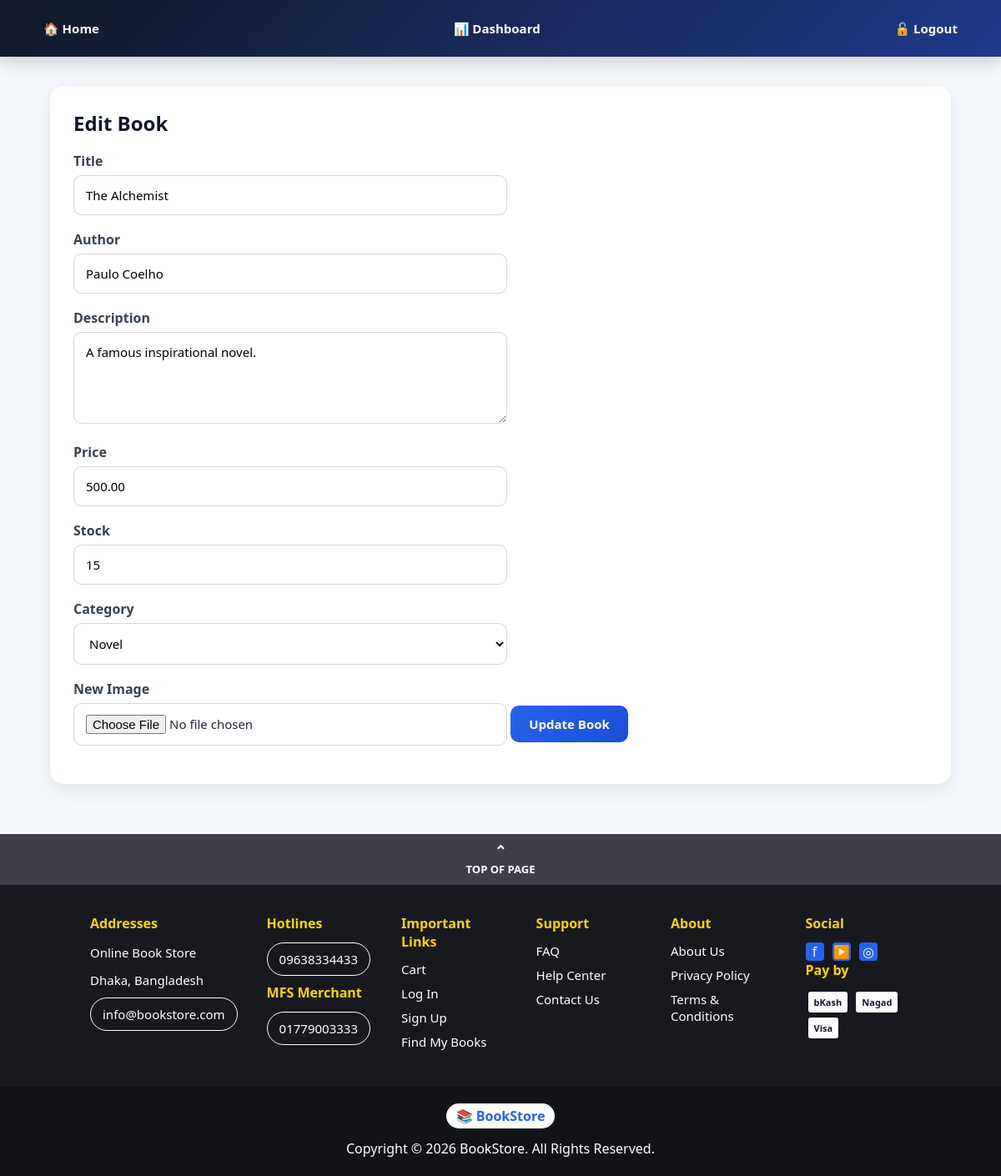
Screenshot of /views/admin/edit_book.php?id=2 (signed in) with the database file from the repository.
### tables this page shows
CREATE TABLE books (
id INT AUTO_INCREMENT PRIMARY KEY,
title VARCHAR(150) NOT NULL,
author VARCHAR(120) NOT NULL,
description TEXT,
price DECIMAL(10,2) NOT NULL,
category_id INT,
image_path VARCHAR(255),
stock INT NOT NULL DEFAULT 0,
created_at TIMESTAMP DEFAULT CURRENT_TIMESTAMP,
FOREIGN KEY (category_id) REFERENCES categories(id)
);

CREATE TABLE categories (
id INT AUTO_INCREMENT PRIMARY KEY,
name VARCHAR(100) NOT NULL UNIQUE,
created_at TIMESTAMP DEFAULT CURRENT_TIMESTAMP
);

### views/admin/edit_book.php (the view, shortened to what this page needs)
<?php
require_once '../../config/database.php';
$id = (int) $_GET['id'];
$stmt = $conn->prepare("SELECT * FROM books WHERE id=?");
$stmt->bind_param("i", $id);
$stmt->execute();
$book = $stmt->get_result()->fetch_assoc();
$categories = $conn->query("SELECT * FROM categories");
?>
<!DOCTYPE html>
<html>
<head>
    <link rel="stylesheet" href="../../public/css/style.css">
</head>
<body>
<div class="navbar">
    <a href="../../index.php">🏠 Home</a>
    <a href="dashboard.php">📊 Dashboard</a>
    <a href="/online_book_store/controllers/logoutController.php">🔓 Logout</a>
</div>
<div class="container">
    <div class="card">
        <h2>Edit Book</h2>
        <form
            method="POST"
            action="../../controllers/updateBookController.php"
            enctype="multipart/form-data"
        >
            <label>Title</label>
            <input type="text" name="title" value="<?php echo $book['title']; ?>">
            <label>Author</label>
            <input type="text" name="author" value="<?php echo $book['author']; ?>">
            <label>Description</label>
            <textarea name="description"><?php echo $book['description']; ?></textarea>
            <label>Price</label>
            <input type="number" step="0.01" name="price" value="<?php echo $book['price']; ?>">
            <label>Stock</label>
            <input type="number" name="stock" value="<?php echo $book['stock']; ?>">
            <label>Category</label>
            <select name="category_id">
                <?php while($category = $categories->fetch_assoc()): ?>
                    <option
                        value="<?php echo $category['id']; ?>"
                        <?php if($category['id'] == $book['category_id']) echo 'selected'; ?>
                    >
                        <?php echo $category['name']; ?>
                    </option>
                <?php endwhile; ?>
            </select>
            <label>New Image</label>
            <input type="file" name="image">
            <button type="submit">Update Book</button>
        </form>
    </div>
</div>
    <?php require_once '../layouts/footer.php'; ?>
</body>
</html>

### public/css/style.css (style rules this page uses)
* { margin:0; padding:0; box-sizing:border-box; font-family:"Segoe UI", Arial, sans-serif; }
body { background:#f4f7fb; color:#1f2937; }
.navbar { background:linear-gradient(135deg,#111827,#1e3a8a); padding:16px 40px; display:flex; align-items:center; justify-content: space-between; gap:22px; flex-wrap:wrap; box-shadow:0 6px 20px rgba(0,0,0,0.18); position:sticky; top:0; z-index:1000; }
.navbar a { color:#ffffff; text-decoration:none; font-size:15px; font-weight:600; padding:8px 12px; border-radius:8px; transition:0.3s; }
.container { width:90%; max-width:1250px; margin:35px auto; }
h1,h2,h3 { margin-bottom:18px; color:#111827; }
.card { background:white; padding:28px; border-radius:16px; box-shadow:0 8px 24px rgba(0,0,0,0.08); margin-bottom:28px; }
label { font-weight:600; display:block; margin-bottom:6px; color:#374151; }
input, select, textarea { width:100%; max-width:520px; padding:13px 14px; margin-bottom:18px; border:1px solid #d1d5db; border-radius:10px; font-size:15px; outline:none; transition:0.3s; background:#fff; }
textarea { min-height:110px; resize:vertical; }
button { background:linear-gradient(135deg,#2563eb,#1d4ed8); color:white; border:none; padding:12px 22px; border-radius:10px; cursor:pointer; font-size:15px; font-weight:700; transition:0.3s; }

### rows the page displays
books: title "The Alchemist", author "Paulo Coelho", description "A famous inspirational novel.", price "500.00", stock "15", category_id "Novel"
